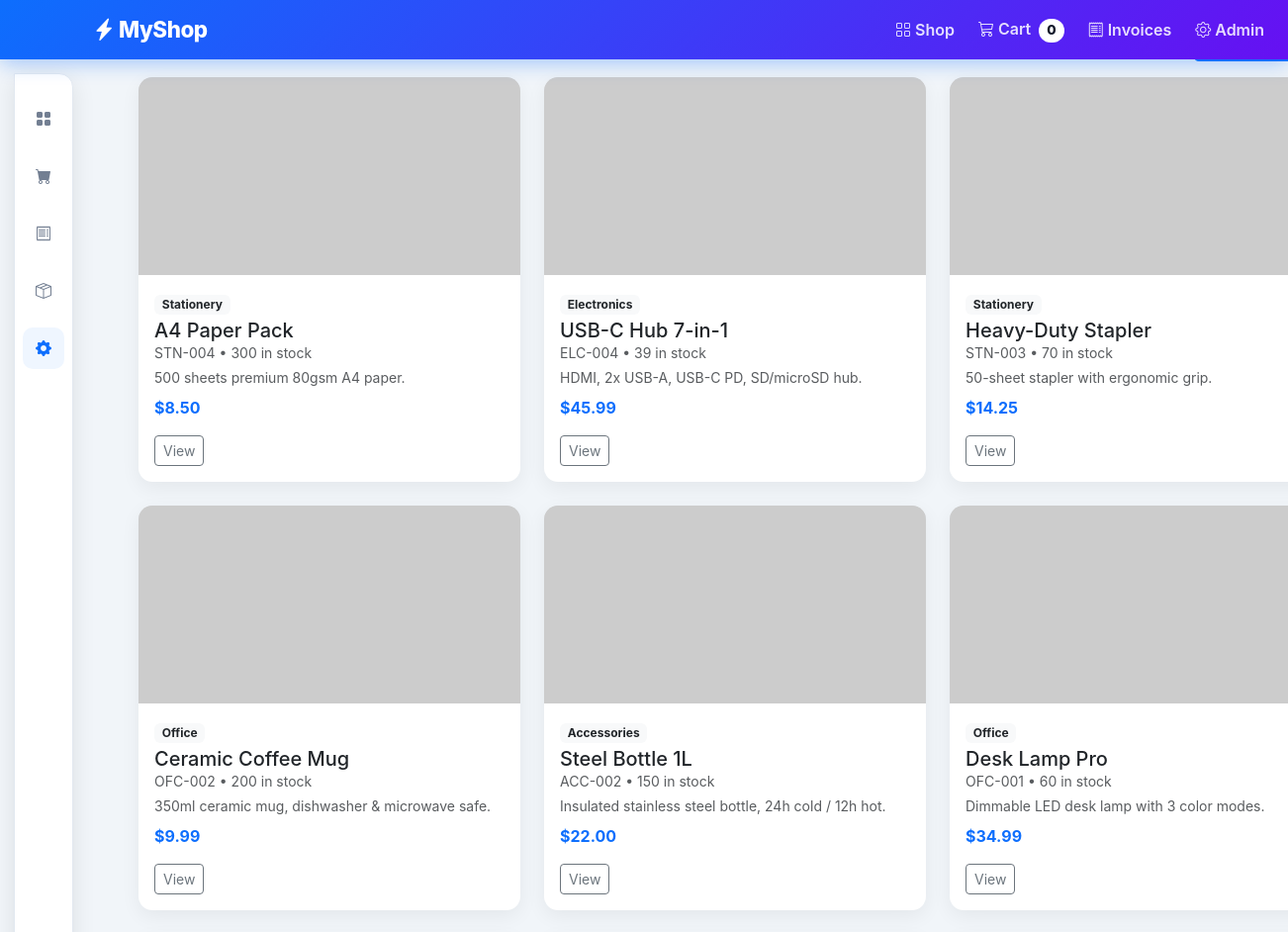
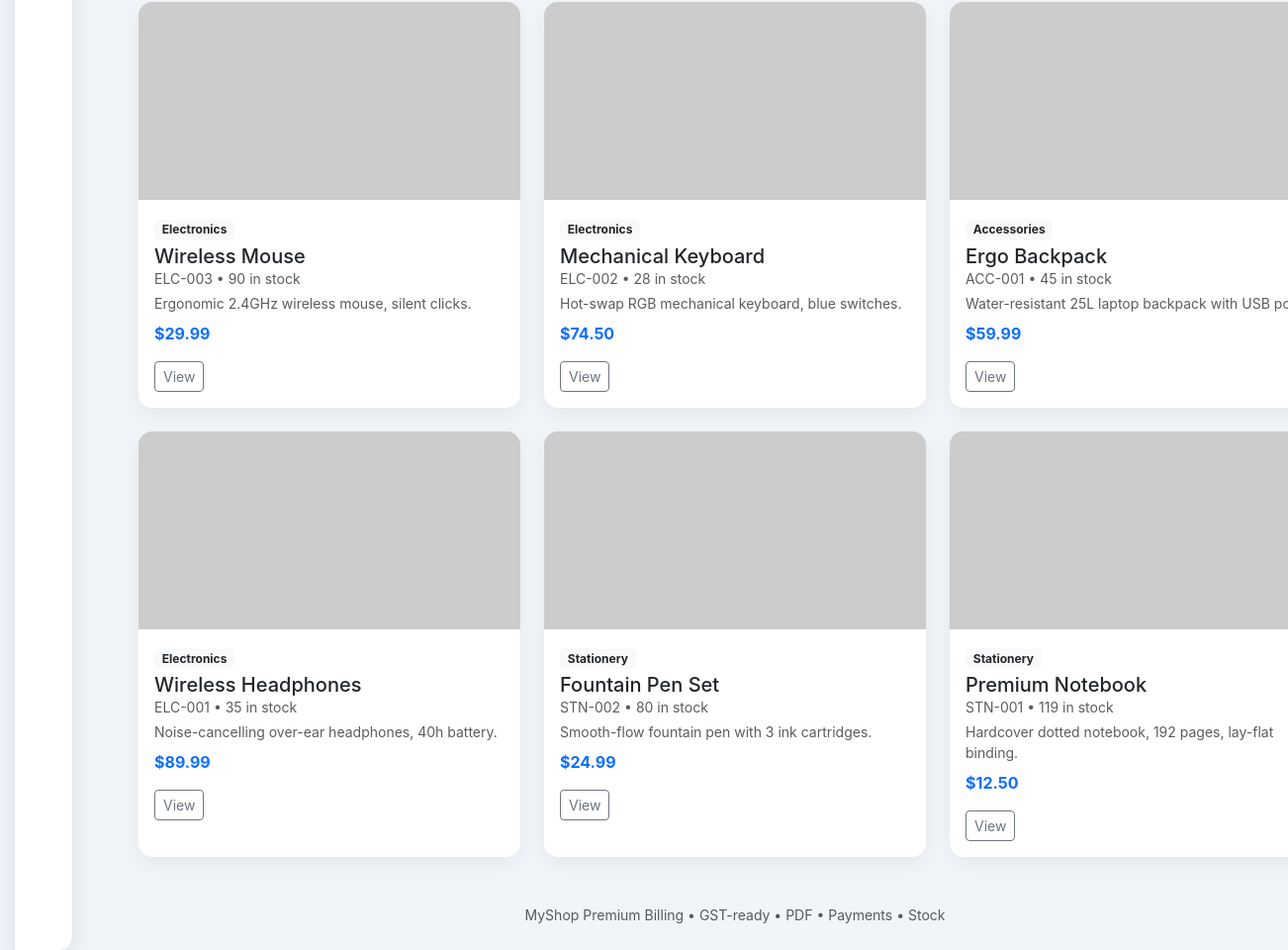
/admin/products, run on an earlier commit of the app's database (2 pictures, top to bottom).
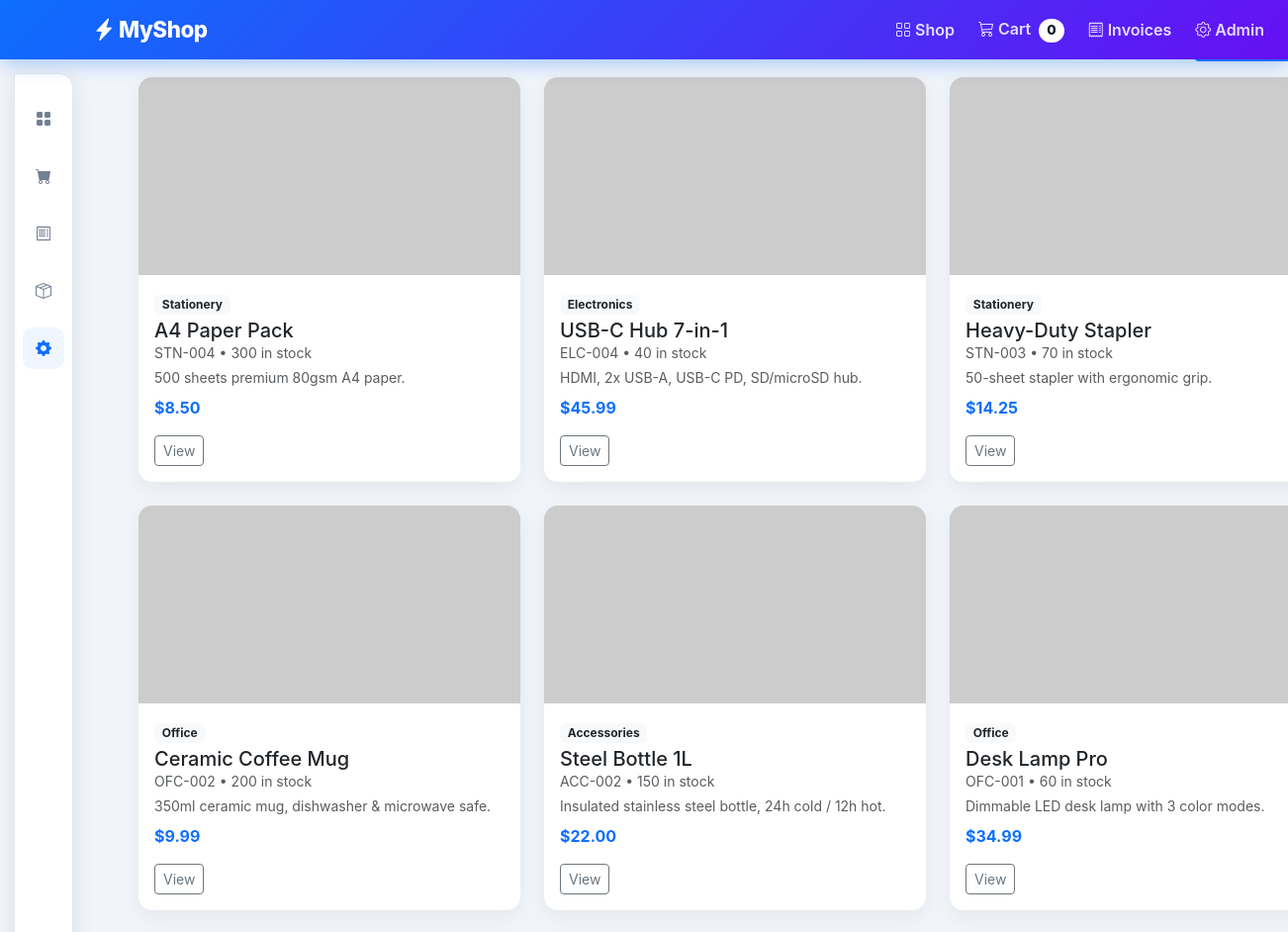
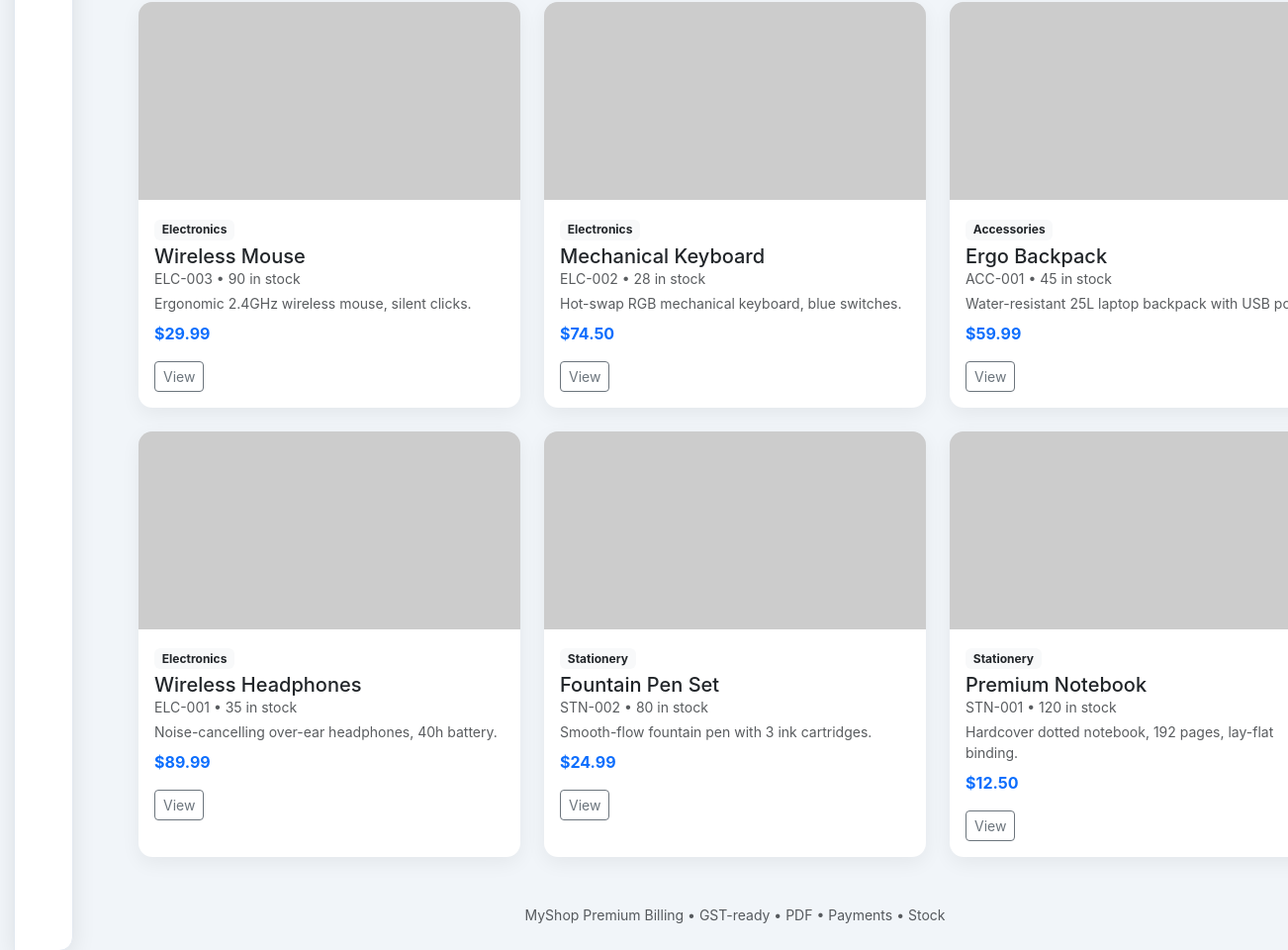
And on a later commit of the database (2 pictures, top to bottom).
### tables this page shows
CREATE TABLE products (
    id INTEGER PRIMARY KEY AUTOINCREMENT,
    name TEXT NOT NULL,
    description TEXT DEFAULT '',
    category TEXT DEFAULT 'General',
    price REAL NOT NULL,
    stock INTEGER NOT NULL DEFAULT 50,
    sku TEXT DEFAULT '',
    image_url TEXT
);

### app.py (the view, shortened to what this page needs)
@app.route('/admin/products', methods=['GET', 'POST'])
def admin_products():
    db = get_db()
    rows = db.execute('SELECT * FROM products ORDER BY id DESC').fetchall()
    return render_template('admin_products.html', products=rows)

### app.py (called while the page is built)
def get_db():
    db = getattr(g, "db", None)
    if db is None:
        db = g.db = sqlite3.connect(DB_PATH)
        db.row_factory = sqlite3.Row
    return db

def _cols(db, table):
    try:
        return [r[1] for r in db.execute(f"PRAGMA table_info({table})").fetchall()]
    except Exception:
        return []

@app.before_request
def ensure_migrations():
    if DB_PATH.exists():
        try:
            migrate_db()
        except Exception:
            pass

@app.after_request
def set_security_headers(response):
    response.headers.setdefault("X-Content-Type-Options", "nosniff")
    response.headers.setdefault("X-Frame-Options", "SAMEORIGIN")
    response.headers.setdefault("Referrer-Policy", "no-referrer")
    return response

### templates/admin_products.html (shortened to what this page needs)
{% extends "layout.html" %}
{% block content %}
  <div class="d-flex justify-content-between align-items-center mb-3">
    <h3 class="fw-bold mb-0">Admin — Products ({{ products|length }})</h3>
    <button class="btn btn-primary" data-bs-toggle="collapse" data-bs-target="#addProduct"><i class="bi bi-plus-lg me-1"></i>Add Product</button>
  </div>
  <div class="row row-cols-2 row-cols-lg-3 g-3 g-md-4">
    {% for p in products %}
    <div class="col">
      <div class="card h-100 shadow-sm">
        {% if p.image_url %}
          <img src="{{ p.image_url }}" loading="lazy" class="card-img-top product-img" alt="{{ p.name }}" onerror="this.onerror=null;this.src='https://picsum.photos/seed/myshop{{ p.id }}/600/400'">
        {% else %}
          <img src="https://picsum.photos/seed/myshop{{ p.id }}/600/400" loading="lazy" class="card-img-top product-img" alt="{{ p.name }}">
        {% endif %}
        <div class="card-body">
          <span class="badge bg-light text-dark mb-1">{{ p.category or 'General' }}</span>
          <h5 class="card-title mb-0">{{ p.name }}</h5>
          <div class="small text-muted mb-1">{{ p.sku or '' }} • {{ p.stock }} in stock</div>
          <div class="small text-muted mb-2">{{ p.description or '' }}</div>
          <p class="card-text fw-bold text-primary">${{ '%.2f'|format(p.price) }}</p>
          <a href="/product/{{ p.id }}" class="btn btn-sm btn-outline-secondary">View</a>
        </div>
      </div>
    </div>
    {% endfor %}
  </div>
{% endblock %}

### templates/layout.html (shortened to what this page needs)
<!doctype html>
<html lang="en">
  <head>
    <link href="https://cdn.jsdelivr.net/npm/bootstrap@5.3.0/dist/css/bootstrap.min.css" rel="stylesheet">
    <link rel="stylesheet" href="https://cdn.jsdelivr.net/npm/bootstrap-icons@1.10.5/font/bootstrap-icons.css">
    <link rel="stylesheet" href="/static/css/style.css">
  </head>
  <body>
    <header class="app-topbar">
      <div class="app-topbar-inner">
        <a class="app-brand" href="/"><i class="bi bi-lightning-charge-fill me-1"></i>MyShop</a>
        <nav class="app-toplinks d-none d-lg-flex" aria-label="Primary">
          <a href="/"><i class="bi bi-grid me-1"></i>Shop</a>
          <a href="/cart"><i class="bi bi-cart3 me-1"></i>Cart <span class="top-pill">{{ cart_count or 0 }}</span></a>
          <a href="/invoices"><i class="bi bi-receipt me-1"></i>Invoices</a>
          <a href="/admin/products"><i class="bi bi-gear me-1"></i>Admin</a>
        </nav>
      </div>
    </header>
    <aside class="app-sidebar" aria-hidden="false">
      <div class="sidebar-inner d-flex flex-column align-items-center py-3">
        <a class="sidebar-item {{ 'active' if request.path == '/' else '' }}" href="/" title="Shop"><i class="bi bi-grid-fill"></i></a>
        <a class="sidebar-item {{ 'active' if request.path.startswith('/cart') else '' }}" href="/cart" title="Cart"><i class="bi bi-cart-fill"></i></a>
        <a class="sidebar-item {{ 'active' if request.path.startswith('/invoices') or request.path.startswith('/invoice/') else '' }}" href="/invoices" title="Invoices"><i class="bi bi-receipt"></i></a>
        <a class="sidebar-item {{ 'active' if request.path.startswith('/order/') else '' }}" href="/invoices" title="Orders"><i class="bi bi-box-seam"></i></a>
        <a class="sidebar-item {{ 'active' if request.path.startswith('/admin') else '' }}" href="/admin/products" title="Admin"><i class="bi bi-gear-fill"></i></a>
      </div>
    </aside>
    <main class="app-main container-fluid px-4 px-lg-5 py-4">
      {% block content %}{% endblock %}
      <footer class="text-center text-muted small mt-5 pb-3">MyShop Premium Billing • GST-ready • PDF • Payments • Stock</footer>
    </main>
  </body>
</html>

### static/css/style.css (style rules this page uses)
body { background: #f1f5f9; font-family: Inter, system-ui, -apple-system, Segoe UI, Roboto, sans-serif; }
.app-topbar { position: fixed; inset: 0 0 auto 0; height: 60px; background: linear-gradient(135deg, #0d6efd, #6610f2); z-index: 1100; box-shadow: 0 4px 20px rgba(13,110,253,.35); }
.app-topbar-inner { height: 100%; display: flex; align-items: center; justify-content: space-between; padding: 0 24px 0 94px; }
.app-brand { color: #fff; text-decoration: none; font-weight: 800; font-size: 1.4rem; letter-spacing: -.02em; }
.app-toplinks { display: flex; align-items: center; gap: 24px; }
.app-toplinks a { color: rgba(255,255,255,.85); text-decoration: none; font-weight: 600; }
.top-pill { display: inline-flex; align-items: center; justify-content: center; min-width: 24px; height: 24px; padding: 0 8px; background: #fff; color: #0f172a; border-radius: 999px; font-size: .85rem; font-weight: 800; margin-left: 4px; }
.app-main { margin-left: 92px; padding-top: 76px; }
.card { border: none; border-radius: 14px; }
.card.shadow-sm { box-shadow: 0 6px 20px rgba(2,6,23,.06) !important; }
.product-img { height: 200px; object-fit: cover; border-radius: 14px 14px 0 0; background: #e2e8f0; }
.app-sidebar { position: fixed; left: 0; top: 60px; bottom: 0; width: 76px; z-index: 1000; padding: 14px 0; }
.sidebar-inner { background: #fff; border-radius: 0 14px 14px 0; box-shadow: 0 6px 24px rgba(2,6,23,.09); width: 60px; height: 100%; margin-left: 14px; border: 1px solid #e2e8f0; }
.sidebar-item { position: relative; display: flex; align-items: center; justify-content: center; width: 42px; height: 42px; margin: 8px auto; color: #737f92; text-align: center; border-radius: 10px; text-decoration: none; }
.sidebar-item.active, .sidebar-item:hover { background: #eff6ff; color: #0d6efd; text-decoration: none; }

What changed in the data, as far as the page shows it:
changed products "USB-C Hub 7-in-1": stock "39" → "40"
changed products "Premium Notebook": stock "119" → "120"
